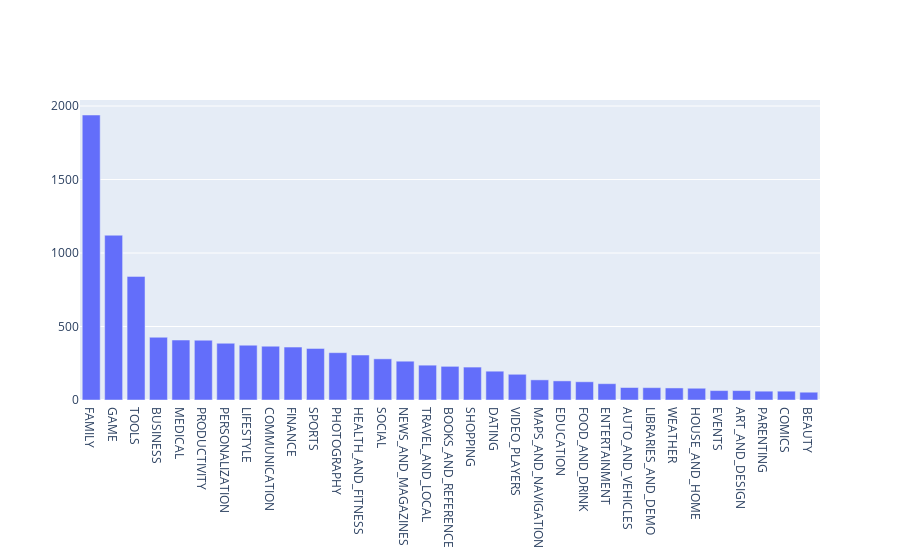

Notebook source saved alongside this figure:
### Markdown cell above
## Exploring app categories and Android version

### Code cell
#Total Number of applications in each categories

total_categories = len(df['Category'].unique())
print('Number of categories = ', total_categories)

total_apps_in_categories = df['Category'].value_counts(sort=True, ascending=False)
data = [go.Bar(
       x = total_apps_in_categories.index, # index = category name
       y = total_apps_in_categories.values # values = count
)]
plotly.offline.iplot(data)

### Figure 1 — Plotly figure (JSON) as saved in the notebook; plotly's stock layout.template omitted (floating-point values rounded to 4 significant figures)
{"data": [{"type": "bar", "x": ["FAMILY", "GAME", "TOOLS", "BUSINESS", "MEDICAL", "PRODUCTIVITY", "PERSONALIZATION", "LIFESTYLE", "COMMUNICATION", "FINANCE", "SPORTS", "PHOTOGRAPHY", "HEALTH_AND_FITNESS", "SOCIAL", "NEWS_AND_MAGAZINES", "TRAVEL_AND_LOCAL", "BOOKS_AND_REFERENCE", "SHOPPING", "DATING", "VIDEO_PLAYERS", "MAPS_AND_NAVIGATION", "EDUCATION", "FOOD_AND_DRINK", "ENTERTAINMENT", "AUTO_AND_VEHICLES", "LIBRARIES_AND_DEMO", "WEATHER", "HOUSE_AND_HOME", "EVENTS", "ART_AND_DESIGN", "PARENTING", "COMICS", "BEAUTY"], "y": [1939, 1121, 841, 427, 408, 407, 386, 373, 366, 360, 351, 322, 306, 280, 264, 237, 229, 224, 196, 175, 137, 130, 124, 111, 85, 84, 82, 80, 64, 64, 60, 60, 53]}], "layout": {}}
